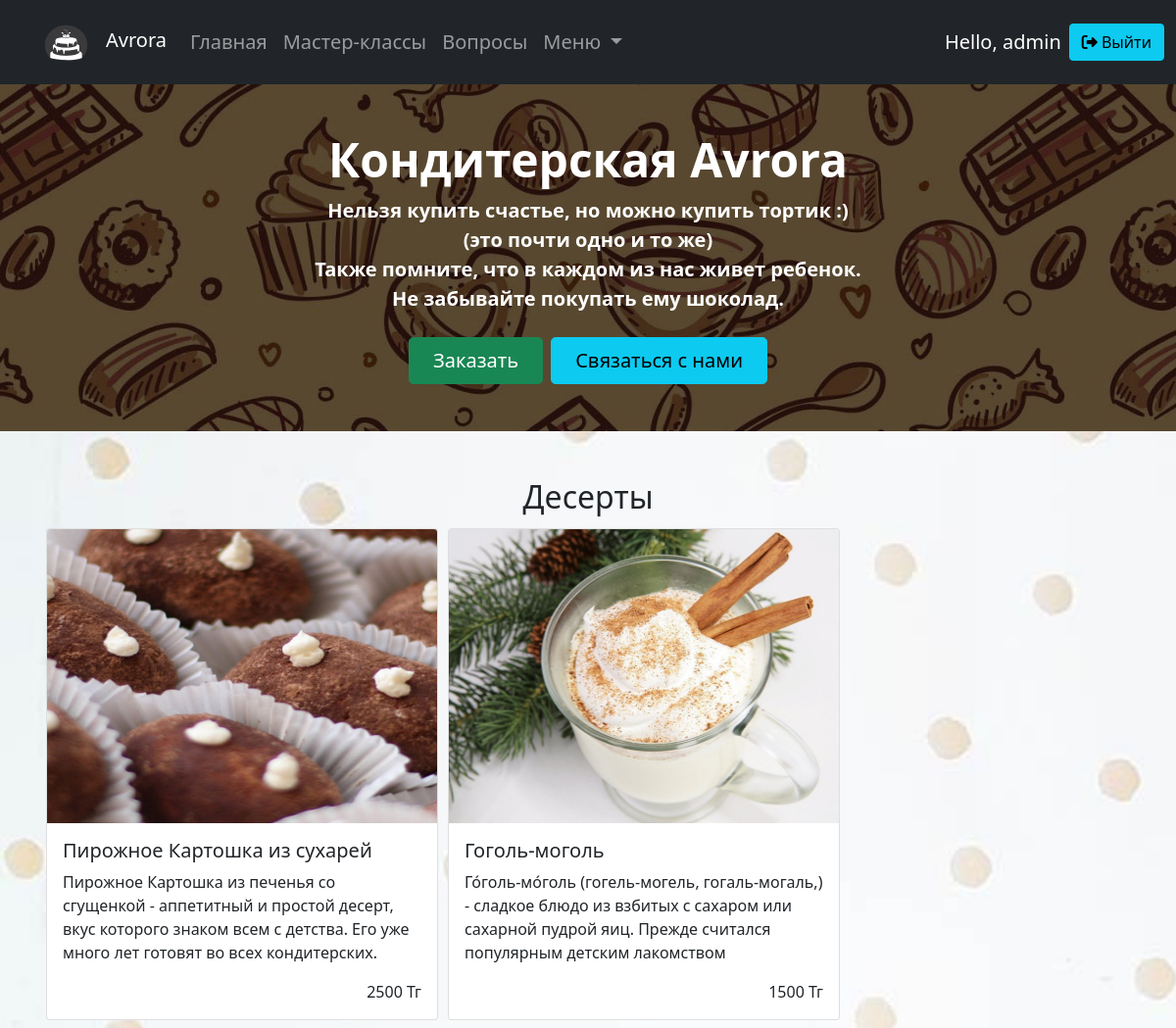
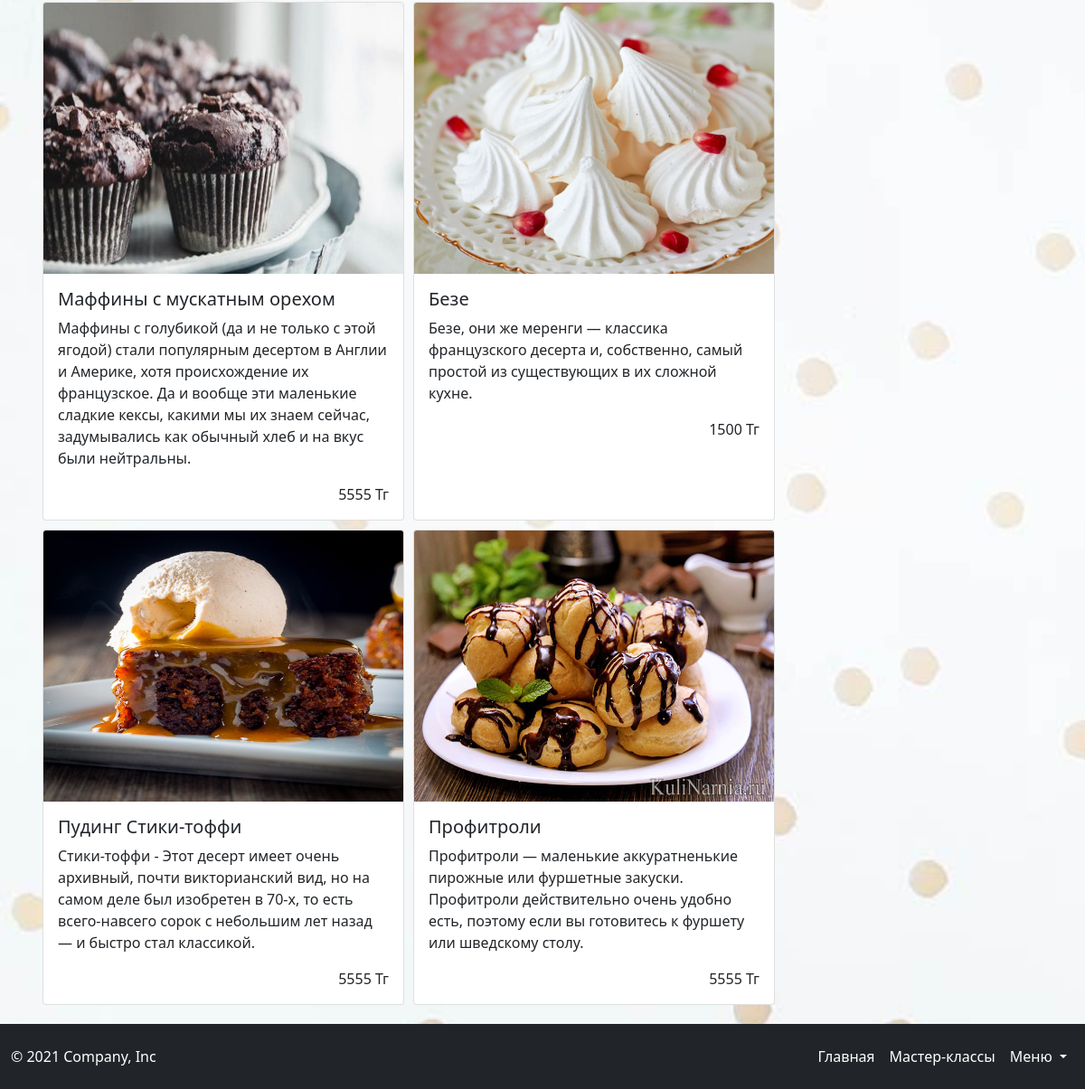
/desert.php (signed in), run on the app's committed database (2 pictures, top to bottom).
### tables this page shows
CREATE TABLE `deserts` (
  `id_deserts` int NOT NULL,
  `title` varchar(50) NOT NULL,
  `desc` text NOT NULL,
  `price` float NOT NULL,
  `imgname` varchar(255) NOT NULL
);

### desert.php (the view, shortened to what this page needs)
<?php
    require "blocks/header.php";
  require_once 'connectpdo.php'; ?>
 <?php
 $sql2 = $pdo -> prepare("SELECT * FROM deserts");
 $sql2 -> execute();
 $izd = $sql2 -> fetchAll(PDO::FETCH_OBJ);
?>
  <h2 class="text-center">Десерты</h2>
    <div class="container">
      <div class="d-flex flex-wrap mb-3">
        <?php foreach($izd as $izdelia): ?>
          <div class="card" style="width: 25rem; margin: 5px;">
           <img src="/imgs/<?php echo $izdelia -> imgname; ?>" class="card-img-top" alt="<?php $izdelia -> imgname?>" width="300" height="300">
            <div class="card-body">
              <h5 class="card-title"><?php echo $izdelia ->title; ?></h5>
              <p class="card-text"><?php echo $izdelia ->desc; ?></p>
              <p class="card-text text-end"><?php echo $izdelia ->price; ?> Тг</p>
            </div>
          </div>
        <?php endforeach ?>
      </div>
    </div>
<?php
    require "blocks/footer.php";
    ?>

### css/main.css (style rules this page uses)
body { background: url(/imgs/bg.jpg) no-repeat; background-size: cover; }

### data on the page
deserts: imgname (picture), title "Пирожное Картошка из сухарей", desc "Пирожное Картошка из печенья со сгущенкой - аппетитный и простой десерт, вкус которого знаком всем с детства. Его уже много лет готовят во всех кондитерских.", price "2500"
deserts: imgname (picture), title "Гоголь-моголь", desc "Го́голь-мо́голь (гогель-могель, гогаль-могаль,) - сладкое блюдо из взбитых с сахаром или сахарной пудрой яиц. Прежде считался популярным детским лакомством", price "1500"
deserts: imgname (picture), title "Маффины с мускатным орехом", desc "Маффины с голубикой (да и не только с этой ягодой) стали популярным десертом в Англии и Америке, хотя происхождение их французское. Да и вообще эти маленькие сладкие кексы, какими мы их знаем сейчас, задумывались как обычный хлеб и на вкус были нейтральны.", price "5555"
deserts: imgname (picture), title "Безе", desc "Безе, они же меренги — классика французского десерта и, собственно, самый простой из существующих в их сложной кухне.", price "1500"
deserts: imgname (picture), title "Пудинг Стики-тоффи", desc "Стики-тоффи - Этот десерт имеет очень архивный, почти викторианский вид, но на самом деле был изобре­тен в 70-х, то есть всего-навсего сорок с небольшим лет назад — и быстро стал классикой.", price "5555"
deserts: imgname (picture), title "Профитроли", desc "Профитроли — маленькие аккуратненькие пирожные или фуршетные закуски. Профитроли действительно очень удобно есть, поэтому если вы готовитесь к фуршету или шведскому столу.", price "5555"

### other printed values
$username "admin"
